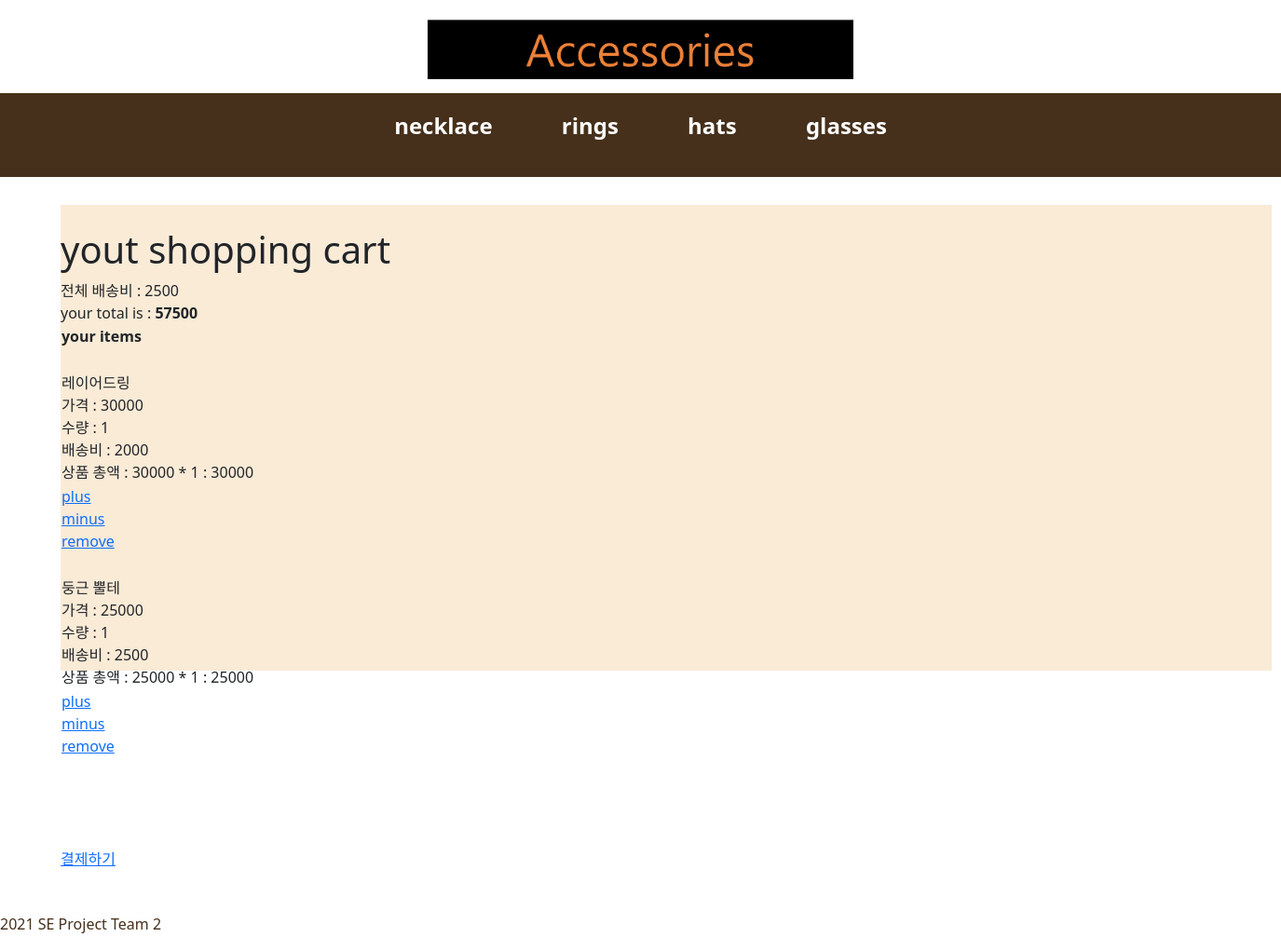
The app's page /cart/ (signed in), older data.
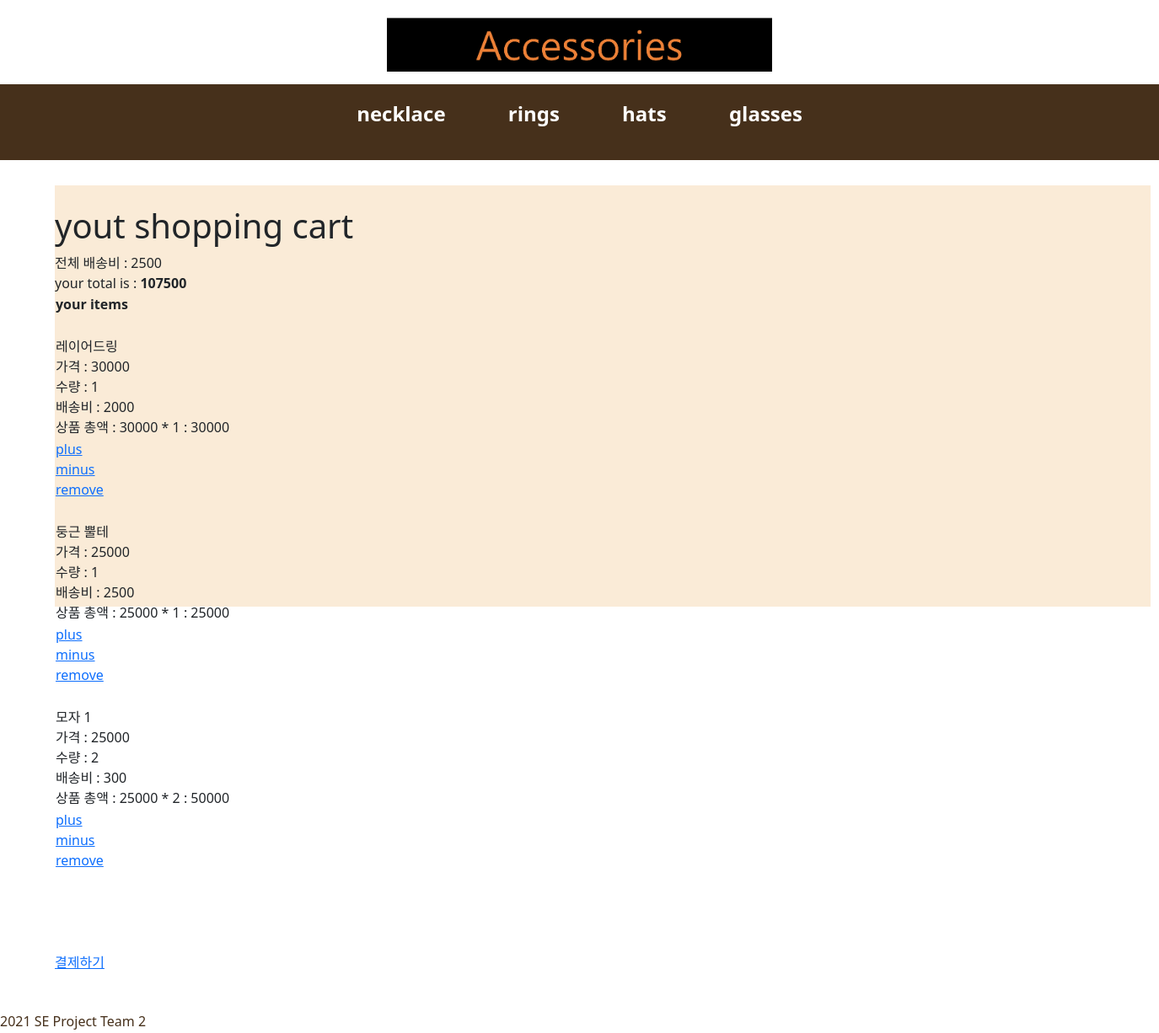
The same page, newer data.
### cartApp/models.py (models this page shows, shortened)
class CartItem(models.Model):
    product=models.ForeignKey(shop_product, on_delete=models.CASCADE)
    cart=models.ForeignKey(Cart, on_delete=models.CASCADE)
    quantity = models.IntegerField()
    shipping_fee=models.IntegerField(null=True)
    class Meta:
        db_table='cartItem'
    def sub_total(self):
        return self.product.price * self.quantity

### productApp/models.py (models this page shows)
class product(models.Model):
    CATEGORY_CHOICES=(
        ('rings', 'rings'),
        ('glasses', 'glasses'),
        ('hats', 'hats'),
        ('necklace', 'necklace'),
    )
    product_id=models.IntegerField(primary_key=True)
    name=models.CharField(max_length=50)
    thumbnail=models.ImageField(upload_to='thumbnail/')
    price=models.IntegerField()
    description=models.TextField()
    stock=models.IntegerField()
    salesamount=models.IntegerField()
    category=models.CharField(max_length=20, choices=CATEGORY_CHOICES)
    pubDate = models.DateTimeField(default=timezone.now)
    published=models.BooleanField(default=True)
    shipping_fee=models.IntegerField()
    status = models.IntegerField(
        choices=P_range.CHOICES,
        default=P_range.OPTION_0
    )

### cartApp/views.py (the view)
# urls.py: path('', cart_views.cart_detail, name='cart_detail'),
def cart_detail(request, total=0, counter=0, cart_items=None):
    if request.session.get('user_id') is None:
        errorMsg = "로그인 해주세요"
        return render(request, "error.html", {'errorMsg' : errorMsg})
    try:
        user_id=request.session.get('user_id')
        cart=Cart.objects.get(cart_id=user_id)
        cart_items=CartItem.objects.filter(cart=cart)
        for cart_item in cart_items:
            total+=(cart_item.product.price * cart_item.quantity)
            counter += cart_item.quantity
        if CartItem.objects.filter(cart=cart) :
            max_shipping=CartItem.objects.filter(cart=cart)
            max_shipping.aggregate(shipping_fee=Max('shipping_fee'))
            max_shipping=max_shipping.order_by('-shipping_fee')[0].shipping_fee
            total+=int(max_shipping)
            cart.total_shipping_fee=max_shipping
            cart.save()
    except ObjectDoesNotExist:
        pass
    cart_count=context_processors.counter(request)
    cart_count=int(cart_count)
    count={'cart_count':cart_count}
    return render(request, 'cart.html', dict(cart=cart, cart_items=cart_items, total=total, count=count, cart_count=cart_count))

### cartApp/context_processors.py (called while the page is built)
def counter(request):
    item_count=0
    if 'admin' in request.path:
        return {}
    else:
        try:
            cart= Cart.objects.filter(cart_id=request.session.get('user_id'))
            cart_items = CartItem.objects.all().filter(cart=cart[:1])
            for cart_item in cart_items:
                item_count+=cart_item.quantity
        except Cart.DoesNotExist:
            item_count=0
    return item_count

### cartApp/templates/cart.html (shortened to what this page needs)
{% extends 'base.html' %}
{% block content%}
<section>
    {% if not cart_items %}
        <div>
            <br>
            <h1>
                your shopping cart is empty
            </h1>
            <br>
            <p>
                please click here to continue shopping
            </p>
        </div>
    {% else %}
        <div>
            <br>
            <h1>yout shopping cart</h1>
        </div>
        <div>
            <table>
                <thread>
                    <tr>
                        <th>
                            your items
                        </th>
                    </tr>
                </thread>
                <tbody>
                    {% for cart_item in cart_items %}
                    <tr>
                        <td>
                            <br>
                            {{cart_item.product.name}}
                            <br>가격 : {{cart_item.product.price}}
                            <br>수량 : {{cart_item.quantity}}
                            <br>배송비 : {{cart_item.shipping_fee}}
                            <br>상품 총액 : {{cart_item.product.price}} * {{cart_item.quantity}} : {{cart_item.sub_total}}
                        </td>
                    </tr>
                    <tr>
                        <td>
                            <a href="{% url 'cart:add_cart' cart_item.product.product_id %}">plus</a>
                            <br><a href="{% url 'cart:minus_cart_product' cart_item.product.product_id %}">minus</a>
                            <br><a href="{% url 'cart:cart_remove' cart_item.product.product_id %}">remove</a>
                            <br>
                        </td>
                    </tr>
                    {% endfor %}
                    <tr>
                        <br>
                        your total is : <strong>{{total}}</strong>
                    </tr>
                </tbody>
            </table>
        </div>
        <br><br><br><br>
        <a href="{% url 'order:order_check'%}">결제하기</a>
        <br><br><br><br>
    {% endif %}
    </section>
{% endblock %}

### shoppingApp/templates/base.html (shortened to what this page needs)
<!DOCTYPE html>
<html lang="en">
<head>
    {% load static %}
    <link rel="stylesheet" href="{% static 'css/userMain.css' %}">
    <link href="https://cdn.jsdelivr.net/npm/bootstrap@5.0.0-beta3/dist/css/bootstrap.min.css" rel="stylesheet">
        {% load static %}
        <link rel="stylesheet" href="{% static 'css/login.css' %}">
        <link href="https://cdn.jsdelivr.net/npm/bootstrap@5.0.0-beta3/dist/css/bootstrap.min.css" rel="stylesheet">
</head>
<body>
    <header style="background-color: white; height: max-content; top:0;"><div>
        <a href="{% url 'userMain' %}">
        <img src="{%static 'images/mainlogo.png' %}" height="100" alt="iconIMG"></a>
    </div>
    </header>
    <navigator>
            <ul id="category">
                <li><a href="{%url 'products:category' 'necklace' %}">necklace</a></li>
                <li><a href="{%url 'products:category' 'rings' %}">rings</a></li>
                <li><a href="{%url 'products:category' 'hats' %}">hats</a></li>
                <li><a href="{%url 'products:category' 'glasses' %}">glasses</a></li>
            </ul>
    </navigator>
    {% block content %}
    {% endblock %}
    <footer id="footer">2021 SE Project Team 2</footer>
</body>
</html>

### static/css/userMain.css (style rules this page uses)
header { position: fixed; width: 100%; height: 120px; text-align: center; z-index: 2; background-color: #fff; }
#category { position: fixed; top: 110px; list-style: none; height: 90px; width: 100%; padding: 5px 1px; margin: 0; background: #46301B; text-align: center; z-index: 2; }
#category li { position: relative; display: inline-block; margin: 5px 30px; padding: 0; }
#category li a { display: block; position: relative; width: 20%; font-weight: bold; font-size: 15px; padding: 7px 8px; color: #fff; text-decoration: none; cursor: pointer; }
section { position: absolute; top: 220px; height: 500px; width: 100%; }
#footer { position: fixed; left: 0; bottom: 0; width: 100%; padding: 2px 0; color: #46301B; background-color: #FFF; }

### shoppingApp/static/css/login.css (style rules this page uses)
header { margin-top: 20px; position: fixed; width: 100%; height: 120px; text-align: center; z-index: 2; background-color: #fff; }
#category { position: fixed; top: 110px; list-style: none; height: 90px; width: 100%; padding: 5px 1px; margin: 0; background: #46301B; text-align: center; z-index: 2; }
#category li { position: relative; display: inline-block; margin: 5px 30px; padding: 0; }
#category li a { display: block; position: relative; width: 50%; font-weight: bold; font-size: 32px; padding: 7px 8px; color: #fff; text-decoration: none; cursor: pointer; }
section { position: absolute; top: 220px; height: 500px; width: 1300px; margin-left: 65px; background-color: #FAEBD7; }
#footer { position: fixed; left: 0; bottom: 0; width: 100%; padding: 2px 0; color: #46301B; background-color: #FFF; }

### shoppingApp/templates/base.html (style rules this page uses)
#category { position: fixed; top: 100px; list-style: none; height: 90px; width: 100%; padding: 5px 1px; margin: 0; background: #46301B; text-align: center; z-index: 2; }
#category li { position: relative; display: inline-block; margin: 5px 30px; padding: 0; }
#category li a { display: block; position: relative; width: 20%; font-weight: bold; font-size: 24px; padding: 7px 5px; color:white; text-decoration: none; cursor: pointer; }
header { margin:0 !important; padding:0 !important; }
img { margin:10px }

Row changes from the older to the newer data that the page shows:
added CartItem: product.name "모자 1", product.price "25000", quantity "2", shipping_fee "300", sub_total "50000"
Text that changed along with them:
{{ total }}: "57500" → "107500"
